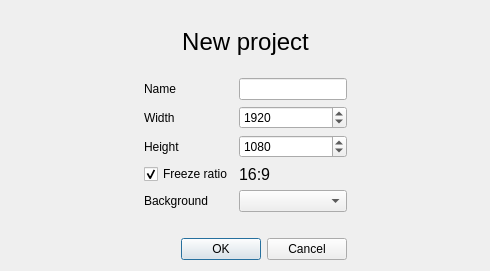
<?xml version="1.0" encoding="UTF-8"?>
<ui version="4.0">
 <class>Form</class>
 <widget class="QWidget" name="Form">
  <property name="geometry">
   <rect>
    <x>0</x>
    <y>0</y>
    <width>490</width>
    <height>271</height>
   </rect>
  </property>
  <property name="sizePolicy">
   <sizepolicy hsizetype="Fixed" vsizetype="Fixed">
    <horstretch>0</horstretch>
    <verstretch>0</verstretch>
   </sizepolicy>
  </property>
  <property name="windowTitle">
   <string>New project</string>
  </property>
  <layout class="QGridLayout" name="gridLayout_2">
   <item row="1" column="0">
    <spacer name="horizontalSpacer_3">
     <property name="orientation">
      <enum>Qt::Horizontal</enum>
     </property>
     <property name="sizeHint" stdset="0">
      <size>
       <width>116</width>
       <height>20</height>
      </size>
     </property>
    </spacer>
   </item>
   <item row="1" column="1">
    <layout class="QGridLayout" name="gridLayout">
     <item row="1" column="0">
      <widget class="QLabel" name="label_2">
       <property name="text">
        <string>Name</string>
       </property>
      </widget>
     </item>
     <item row="4" column="0">
      <widget class="QCheckBox" name="checkBox">
       <property name="text">
        <string>Freeze ratio</string>
       </property>
       <property name="checked">
        <bool>true</bool>
       </property>
      </widget>
     </item>
     <item row="3" column="0">
      <widget class="QLabel" name="label_4">
       <property name="text">
        <string>Height</string>
       </property>
      </widget>
     </item>
     <item row="3" column="1">
      <widget class="QSpinBox" name="spinBox_2">
       <property name="minimum">
        <number>1</number>
       </property>
       <property name="maximum">
        <number>16777215</number>
       </property>
       <property name="value">
        <number>1080</number>
       </property>
      </widget>
     </item>
     <item row="0" column="0" colspan="2">
      <widget class="QLabel" name="label">
       <property name="maximumSize">
        <size>
         <width>16777215</width>
         <height>100</height>
        </size>
       </property>
       <property name="font">
        <font>
         <pointsize>18</pointsize>
        </font>
       </property>
       <property name="text">
        <string>New project</string>
       </property>
       <property name="alignment">
        <set>Qt::AlignCenter</set>
       </property>
      </widget>
     </item>
     <item row="2" column="1">
      <widget class="QSpinBox" name="spinBox">
       <property name="minimum">
        <number>1</number>
       </property>
       <property name="maximum">
        <number>16777215</number>
       </property>
       <property name="value">
        <number>1920</number>
       </property>
      </widget>
     </item>
     <item row="5" column="0">
      <widget class="QLabel" name="label_6">
       <property name="text">
        <string>Background</string>
       </property>
      </widget>
     </item>
     <item row="4" column="1">
      <widget class="QLabel" name="label_5">
       <property name="font">
        <font>
         <pointsize>12</pointsize>
        </font>
       </property>
       <property name="text">
        <string>16:9</string>
       </property>
      </widget>
     </item>
     <item row="5" column="1">
      <widget class="QComboBox" name="comboBox"/>
     </item>
     <item row="2" column="0">
      <widget class="QLabel" name="label_3">
       <property name="text">
        <string>Width</string>
       </property>
      </widget>
     </item>
     <item row="1" column="1">
      <widget class="QLineEdit" name="lineEdit"/>
     </item>
    </layout>
   </item>
   <item row="1" column="2">
    <spacer name="horizontalSpacer_4">
     <property name="orientation">
      <enum>Qt::Horizontal</enum>
     </property>
     <property name="sizeHint" stdset="0">
      <size>
       <width>116</width>
       <height>20</height>
      </size>
     </property>
    </spacer>
   </item>
   <item row="3" column="1">
    <widget class="QDialogButtonBox" name="buttonBox">
     <property name="standardButtons">
      <set>QDialogButtonBox::Cancel|QDialogButtonBox::Ok</set>
     </property>
    </widget>
   </item>
   <item row="2" column="1">
    <spacer name="verticalSpacer">
     <property name="orientation">
      <enum>Qt::Vertical</enum>
     </property>
     <property name="sizeType">
      <enum>QSizePolicy::Fixed</enum>
     </property>
     <property name="sizeHint" stdset="0">
      <size>
       <width>20</width>
       <height>20</height>
      </size>
     </property>
    </spacer>
   </item>
  </layout>
 </widget>
 <resources/>
 <connections/>
</ui>
